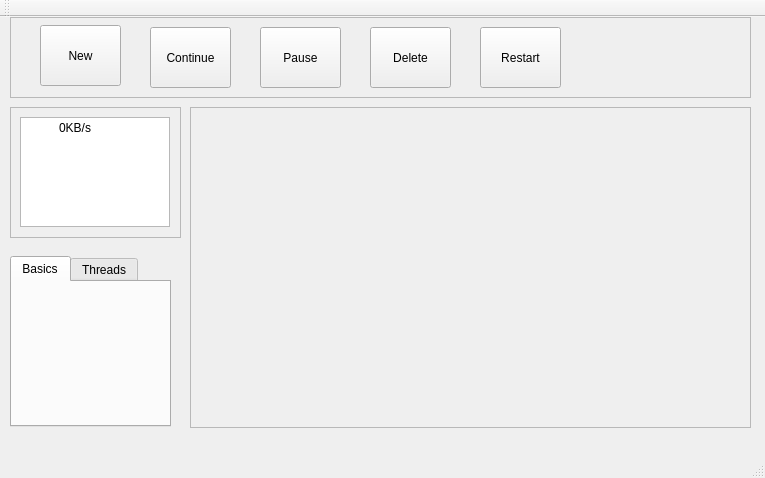
<?xml version="1.0" encoding="UTF-8"?>
<ui version="4.0">
 <class>MainWindow</class>
 <widget class="QMainWindow" name="MainWindow">
  <property name="geometry">
   <rect>
    <x>0</x>
    <y>0</y>
    <width>765</width>
    <height>478</height>
   </rect>
  </property>
  <property name="windowTitle">
   <string>MainWindow</string>
  </property>
  <widget class="QWidget" name="centralWidget">
   <widget class="QFrame" name="ButtonFrame">
    <property name="geometry">
     <rect>
      <x>10</x>
      <y>0</y>
      <width>741</width>
      <height>81</height>
     </rect>
    </property>
    <property name="frameShape">
     <enum>QFrame::StyledPanel</enum>
    </property>
    <property name="frameShadow">
     <enum>QFrame::Raised</enum>
    </property>
    <widget class="QToolButton" name="newButton">
     <property name="geometry">
      <rect>
       <x>30</x>
       <y>8</y>
       <width>81</width>
       <height>61</height>
      </rect>
     </property>
     <property name="text">
      <string>New</string>
     </property>
     <property name="iconSize">
      <size>
       <width>40</width>
       <height>40</height>
      </size>
     </property>
    </widget>
    <widget class="QToolButton" name="contButton">
     <property name="geometry">
      <rect>
       <x>140</x>
       <y>10</y>
       <width>81</width>
       <height>61</height>
      </rect>
     </property>
     <property name="text">
      <string>Continue</string>
     </property>
     <property name="iconSize">
      <size>
       <width>40</width>
       <height>40</height>
      </size>
     </property>
    </widget>
    <widget class="QToolButton" name="pauseButton">
     <property name="geometry">
      <rect>
       <x>250</x>
       <y>10</y>
       <width>81</width>
       <height>61</height>
      </rect>
     </property>
     <property name="text">
      <string>Pause</string>
     </property>
     <property name="iconSize">
      <size>
       <width>40</width>
       <height>40</height>
      </size>
     </property>
    </widget>
    <widget class="QToolButton" name="deleteButton">
     <property name="geometry">
      <rect>
       <x>360</x>
       <y>10</y>
       <width>81</width>
       <height>61</height>
      </rect>
     </property>
     <property name="text">
      <string>Delete</string>
     </property>
     <property name="iconSize">
      <size>
       <width>40</width>
       <height>40</height>
      </size>
     </property>
    </widget>
    <widget class="QToolButton" name="restButton">
     <property name="geometry">
      <rect>
       <x>470</x>
       <y>10</y>
       <width>81</width>
       <height>61</height>
      </rect>
     </property>
     <property name="text">
      <string>Restart</string>
     </property>
     <property name="iconSize">
      <size>
       <width>40</width>
       <height>40</height>
      </size>
     </property>
    </widget>
   </widget>
   <widget class="QFrame" name="WavePlot">
    <property name="geometry">
     <rect>
      <x>10</x>
      <y>90</y>
      <width>171</width>
      <height>131</height>
     </rect>
    </property>
    <property name="frameShape">
     <enum>QFrame::StyledPanel</enum>
    </property>
    <property name="frameShadow">
     <enum>QFrame::Raised</enum>
    </property>
    <widget class="QGraphicsView" name="graphicsView">
     <property name="geometry">
      <rect>
       <x>10</x>
       <y>10</y>
       <width>150</width>
       <height>110</height>
      </rect>
     </property>
    </widget>
    <widget class="QLabel" name="speedLabel">
     <property name="geometry">
      <rect>
       <x>10</x>
       <y>10</y>
       <width>71</width>
       <height>21</height>
      </rect>
     </property>
     <property name="text">
      <string>0KB/s</string>
     </property>
     <property name="alignment">
      <set>Qt::AlignRight|Qt::AlignTrailing|Qt::AlignVCenter</set>
     </property>
    </widget>
   </widget>
   <widget class="QTabWidget" name="InfoTags">
    <property name="geometry">
     <rect>
      <x>10</x>
      <y>239</y>
      <width>161</width>
      <height>171</height>
     </rect>
    </property>
    <property name="currentIndex">
     <number>0</number>
    </property>
    <widget class="QWidget" name="BasictTag">
     <attribute name="title">
      <string>Basics</string>
     </attribute>
     <widget class="QLabel" name="labelTN">
      <property name="geometry">
       <rect>
        <x>10</x>
        <y>10</y>
        <width>121</width>
        <height>31</height>
       </rect>
      </property>
      <property name="text">
       <string/>
      </property>
     </widget>
     <widget class="QLabel" name="labelPath">
      <property name="geometry">
       <rect>
        <x>10</x>
        <y>40</y>
        <width>121</width>
        <height>81</height>
       </rect>
      </property>
      <property name="font">
       <font>
        <weight>75</weight>
        <bold>true</bold>
       </font>
      </property>
      <property name="text">
       <string/>
      </property>
     </widget>
    </widget>
    <widget class="QWidget" name="ThreadTag">
     <attribute name="title">
      <string>Threads</string>
     </attribute>
    </widget>
   </widget>
   <widget class="QFrame" name="frame">
    <property name="geometry">
     <rect>
      <x>190</x>
      <y>90</y>
      <width>561</width>
      <height>321</height>
     </rect>
    </property>
    <property name="frameShape">
     <enum>QFrame::StyledPanel</enum>
    </property>
    <property name="frameShadow">
     <enum>QFrame::Raised</enum>
    </property>
    <widget class="QScrollArea" name="scrollArea">
     <property name="geometry">
      <rect>
       <x>0</x>
       <y>0</y>
       <width>561</width>
       <height>321</height>
      </rect>
     </property>
     <property name="widgetResizable">
      <bool>true</bool>
     </property>
     <widget class="QWidget" name="scrollAreaWidgetContents">
      <property name="geometry">
       <rect>
        <x>0</x>
        <y>0</y>
        <width>559</width>
        <height>319</height>
       </rect>
      </property>
     </widget>
    </widget>
   </widget>
  </widget>
  <widget class="QMenuBar" name="menuBar">
   <property name="geometry">
    <rect>
     <x>0</x>
     <y>0</y>
     <width>765</width>
     <height>27</height>
    </rect>
   </property>
  </widget>
  <widget class="QToolBar" name="mainToolBar">
   <attribute name="toolBarArea">
    <enum>TopToolBarArea</enum>
   </attribute>
   <attribute name="toolBarBreak">
    <bool>false</bool>
   </attribute>
  </widget>
  <widget class="QStatusBar" name="statusBar"/>
 </widget>
 <layoutdefault spacing="6" margin="11"/>
 <resources/>
 <connections/>
</ui>
